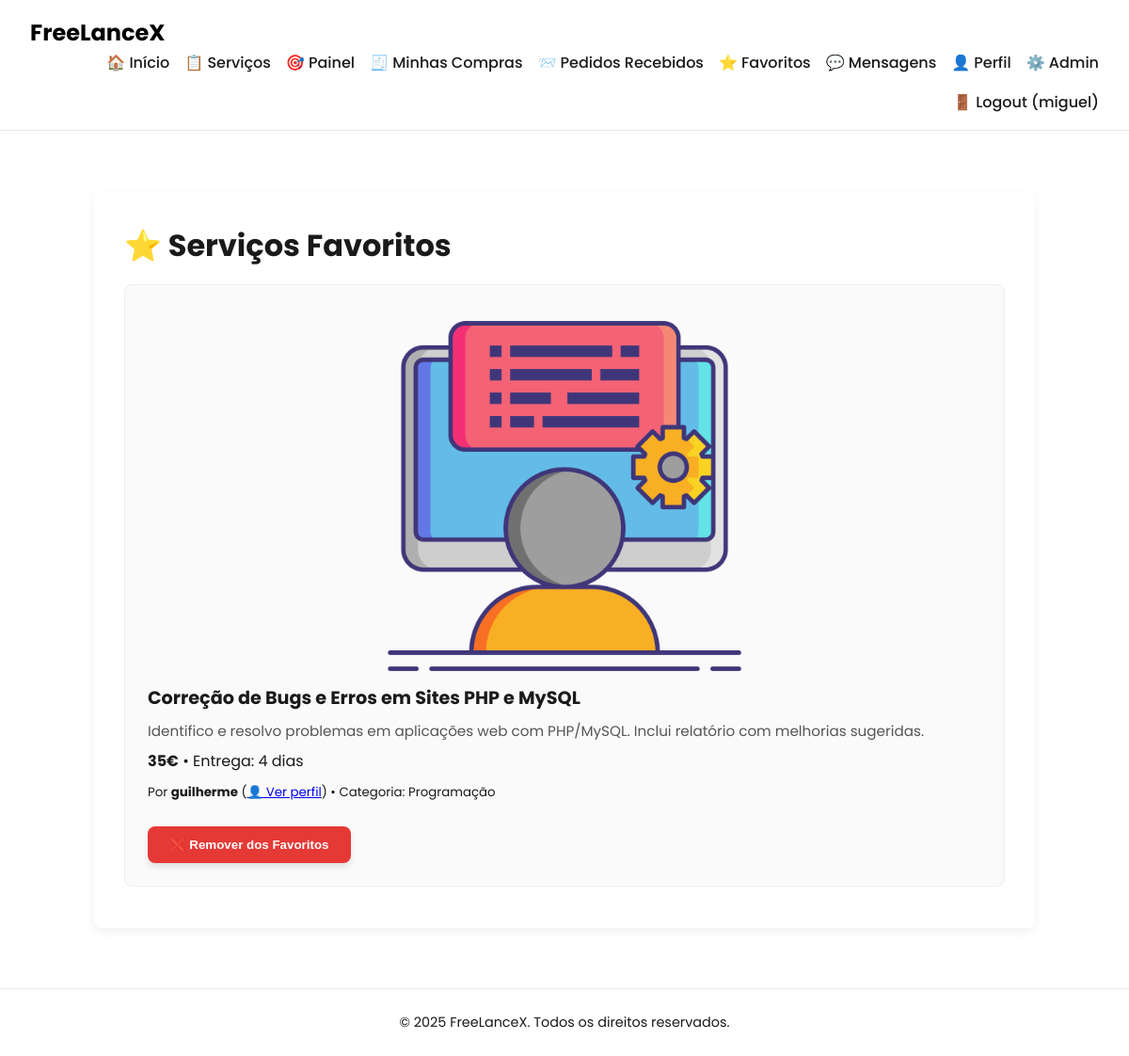
Page /pages/favorites.php (signed in) on the committed database.
### tables this page shows
CREATE TABLE services (
    id INTEGER PRIMARY KEY AUTOINCREMENT,
    freelancer_id INTEGER NOT NULL,
    title TEXT NOT NULL,
    description TEXT,
    price REAL NOT NULL,
    delivery_time TEXT NOT NULL,
    category TEXT, 
    media_path TEXT,
    is_promoted INTEGER DEFAULT 0, currency TEXT DEFAULT 'USD', status TEXT DEFAULT 'pendente',
    FOREIGN KEY(freelancer_id) REFERENCES users(id)
);

CREATE TABLE users (
    id INTEGER PRIMARY KEY AUTOINCREMENT,
    username TEXT NOT NULL UNIQUE,
    email TEXT NOT NULL UNIQUE,
    password_hash TEXT NOT NULL,
    is_admin INTEGER DEFAULT 0
);

### pages/favorites.php (the view, shortened to what this page needs)
<?php
require_once '../includes/db.php';
$user_id = $_SESSION['user_id'];
$stmt = $db->prepare("
    SELECT s.*, u.username, u.id AS freelancer_id
    FROM favorites f
    JOIN services s ON f.service_id = s.id
    JOIN users u ON s.freelancer_id = u.id
    WHERE f.user_id = :uid
    ORDER BY s.id DESC
");
$stmt->execute([':uid' => $user_id]);
$favorites = $stmt->fetchAll(PDO::FETCH_ASSOC);
?>
<!DOCTYPE html>
<html lang="pt">
<?php include '../includes/head.php'; ?>
<body>
<?php include '../includes/header.php'; ?>
<main class="dashboard-container">
  <h2>⭐ Serviços Favoritos</h2>
  <?php if (count($favorites) === 0): ?>
    <p class="no-services">Não tens serviços favoritos de momento.</p>
  <?php else: ?>
    <ul class="service-list">
      <?php foreach ($favorites as $s): ?>
        <li class="service-item">
          <?php
            $imgPath = '../' . $s['media_path'];
            if (!empty($s['media_path']) && file_exists($imgPath)):
          ?>
            <img src="/<?= htmlspecialchars($s['media_path']) ?>" alt="Imagem do serviço" class="service-image">
          <?php endif; ?>
          <h4><?= htmlspecialchars($s['title']) ?></h4>
          <p class="description"><?= htmlspecialchars($s['description']) ?></p>
          <p><strong><?= htmlspecialchars($s['price']) ?>€</strong> • Entrega: <?= htmlspecialchars($s['delivery_time']) ?></p>
          <p><small>
            Por <strong><?= htmlspecialchars($s['username']) ?></strong>
            (<a href="public_profile.php?id=<?= $s['freelancer_id'] ?>">👤 Ver perfil</a>)
            • Categoria: <?= htmlspecialchars($s['category'] ?? '—') ?>
          </small></p>
          <div class="service-actions">
            <form method="post" action="toggle_favorite.php" class="inline-form" onsubmit="return confirm('Remover dos favoritos?');">
              <button type="submit" class="danger-btn">❌ Remover dos Favoritos</button>
            </form>
          </div>
        </li>
      <?php endforeach; ?>
    </ul>
  <?php endif; ?>
</main>
<?php include '../includes/footer.php'; ?>
</body>
</html>

### css/style.css (style rules this page uses)
:root { --primary: #000000; --bg-light: #ffffff; --text-color: #1a1a1a; --accent: #0070f3; --radius: 8px; --transition: all 0.3s ease-in-out; }
* { margin: 0; padding: 0; box-sizing: border-box; }
body { font-family: 'Poppins', sans-serif; background-color: var(--bg-light); color: var(--text-color); line-height: 1.6; }
main { max-width: 1000px; margin: 4rem auto 2rem auto; padding: 2rem; }
.dashboard-container { max-width: 1000px; margin: 4rem auto; padding: 2rem; background: #fff; border-radius: var(--radius); box-shadow: 0 4px 12px rgba(0, 0, 0, 0.06); }
.dashboard-container h2 { font-size: 2rem; margin-bottom: 1rem; }
.service-list { list-style: none; padding: 0; }
.service-item { padding: 1.5rem; border: 1px solid #eee; border-radius: var(--radius); margin-bottom: 1.5rem; background: #fafafa; }
.service-item h4 { font-size: 1.2rem; margin-bottom: 0.5rem; }
.service-item p { margin: 0.4rem 0; }
.service-item .description { font-size: 0.95rem; color: #555; }
.service-image { max-width: 100%; border-radius: var(--radius); margin-bottom: 1rem; }
.service-actions { margin-top: 1rem; display: flex; gap: 1rem; flex-wrap: wrap; }
.inline-form { display: inline; }
.stats-list, .service-list { list-style: none; padding-left: 0; margin-top: 1rem; }
.service-list li { margin-bottom: 0.75rem; }
.service-actions { display: flex; gap: 1rem; flex-wrap: wrap; margin-top: 1.5rem; }
.service-actions .inline-form { display: inline; margin: 0; }
.danger-btn { background: #e53935; color: #fff; padding: 12px 24px; border-radius: var(--radius); font-weight: bold; border: none; cursor: pointer; transition: var(--transition); box-shadow: 0 4px 6px rgba(0, 0, 0, 0.1); }
.service-image { max-width: 400px; height: auto; display: block; margin: 0 auto; border-radius: 8px; }

### rows in the picture
services: media_path (picture), title "Correção de Bugs e Erros em Sites PHP e MySQL", description "Identifico e resolvo problemas em aplicações web com PHP/MySQL. Inclui relatório com melhorias sugeridas.", price "35", delivery_time "4 dias", freelancer.username "guilherme", category "Programação"

### other values in the picture
$_SESSION['username'] "miguel"
